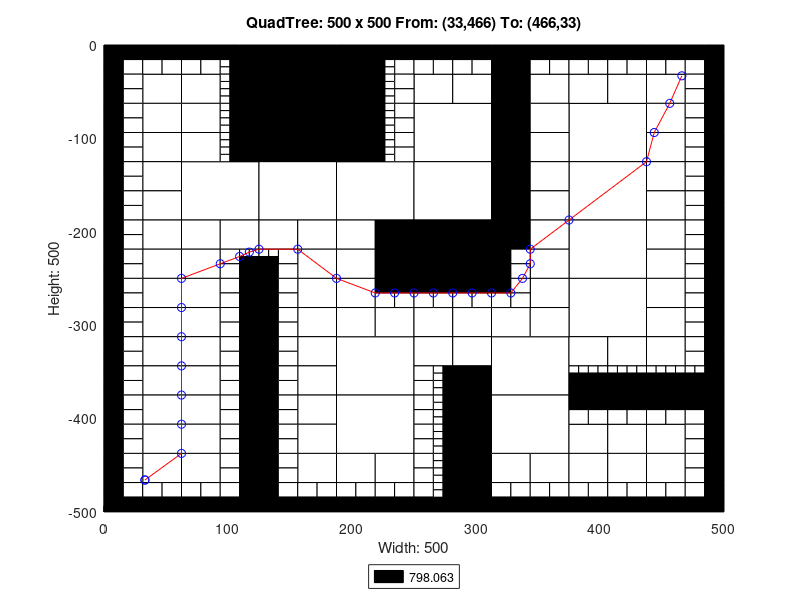

The MATLAB script that drew this image:
axis([0 500 -500 0]);
title('QuadTree: 500 x 500 From: (33,466) To: (466,33)');
xlabel('Width: 500');
ylabel('Height: 500');
rectangle('Position',[125 -62.5 62.5 62.5], 'FaceColor',[0 0 0]);
rectangle('Position',[125 -125 62.5 62.5], 'FaceColor',[0 0 0]);
rectangle('Position',[62.5 -187.5 62.5 62.5], 'FaceColor',[1 1 1]);
rectangle('Position',[125 -187.5 62.5 62.5], 'FaceColor',[1 1 1]);
rectangle('Position',[187.5 -187.5 62.5 62.5], 'FaceColor',[1 1 1]);
rectangle('Position',[250 -125 62.5 62.5], 'FaceColor',[1 1 1]);
rectangle('Position',[375 -125 62.5 62.5], 'FaceColor',[1 1 1]);
rectangle('Position',[250 -187.5 62.5 62.5], 'FaceColor',[1 1 1]);
rectangle('Position',[250 -250 62.5 62.5], 'FaceColor',[0 0 0]);
rectangle('Position',[375 -187.5 62.5 62.5], 'FaceColor',[1 1 1]);
rectangle('Position',[375 -250 62.5 62.5], 'FaceColor',[1 1 1]);
rectangle('Position',[187.5 -375 62.5 62.5], 'FaceColor',[1 1 1]);
rectangle('Position',[187.5 -437.5 62.5 62.5], 'FaceColor',[1 1 1]);
rectangle('Position',[312.5 -375 62.5 62.5], 'FaceColor',[1 1 1]);
rectangle('Position',[375 -312.5 62.5 62.5], 'FaceColor',[1 1 1]);
rectangle('Position',[312.5 -437.5 62.5 62.5], 'FaceColor',[1 1 1]);
rectangle('Position',[31.25 -62.5 31.25 31.25], 'FaceColor',[1 1 1]);
rectangle('Position',[62.5 -62.5 31.25 31.25], 'FaceColor',[1 1 1]);
rectangle('Position',[31.25 -93.75 31.25 31.25], 'FaceColor',[1 1 1]);
rectangle('Position',[31.25 -125 31.25 31.25], 'FaceColor',[1 1 1]);
rectangle('Position',[62.5 -93.75 31.25 31.25], 'FaceColor',[1 1 1]);
rectangle('Position',[62.5 -125 31.25 31.25], 'FaceColor',[1 1 1]);
rectangle('Position',[187.5 -31.25 31.25 31.25], 'FaceColor',[0 0 0]);
rectangle('Position',[187.5 -62.5 31.25 31.25], 'FaceColor',[0 0 0]);
rectangle('Position',[187.5 -93.75 31.25 31.25], 'FaceColor',[0 0 0]);
rectangle('Position',[187.5 -125 31.25 31.25], 'FaceColor',[0 0 0]);
rectangle('Position',[31.25 -156.25 31.25 31.25], 'FaceColor',[1 1 1]);
rectangle('Position',[31.25 -187.5 31.25 31.25], 'FaceColor',[1 1 1]);
rectangle('Position',[31.25 -218.75 31.25 31.25], 'FaceColor',[1 1 1]);
rectangle('Position',[31.25 -250 31.25 31.25], 'FaceColor',[1 1 1]);
rectangle('Position',[62.5 -218.75 31.25 31.25], 'FaceColor',[1 1 1]);
rectangle('Position',[93.75 -218.75 31.25 31.25], 'FaceColor',[1 1 1]);
rectangle('Position',[62.5 -250 31.25 31.25], 'FaceColor',[1 1 1]);
rectangle('Position',[125 -218.75 31.25 31.25], 'FaceColor',[1 1 1]);
rectangle('Position',[156.25 -218.75 31.25 31.25], 'FaceColor',[1 1 1]);
rectangle('Position',[156.25 -250 31.25 31.25], 'FaceColor',[1 1 1]);
rectangle('Position',[187.5 -218.75 31.25 31.25], 'FaceColor',[1 1 1]);
rectangle('Position',[218.75 -218.75 31.25 31.25], 'FaceColor',[0 0 0]);
rectangle('Position',[187.5 -250 31.25 31.25], 'FaceColor',[1 1 1]);
rectangle('Position',[218.75 -250 31.25 31.25], 'FaceColor',[0 0 0]);
rectangle('Position',[250 -62.5 31.25 31.25], 'FaceColor',[1 1 1]);
rectangle('Position',[281.25 -62.5 31.25 31.25], 'FaceColor',[1 1 1]);
rectangle('Position',[312.5 -31.25 31.25 31.25], 'FaceColor',[0 0 0]);
rectangle('Position',[312.5 -62.5 31.25 31.25], 'FaceColor',[0 0 0]);
rectangle('Position',[343.75 -62.5 31.25 31.25], 'FaceColor',[1 1 1]);
rectangle('Position',[312.5 -93.75 31.25 31.25], 'FaceColor',[0 0 0]);
rectangle('Position',[343.75 -93.75 31.25 31.25], 'FaceColor',[1 1 1]);
rectangle('Position',[312.5 -125 31.25 31.25], 'FaceColor',[0 0 0]);
rectangle('Position',[343.75 -125 31.25 31.25], 'FaceColor',[1 1 1]);
rectangle('Position',[375 -62.5 31.25 31.25], 'FaceColor',[1 1 1]);
rectangle('Position',[406.25 -62.5 31.25 31.25], 'FaceColor',[1 1 1]);
rectangle('Position',[437.5 -62.5 31.25 31.25], 'FaceColor',[1 1 1]);
rectangle('Position',[437.5 -93.75 31.25 31.25], 'FaceColor',[1 1 1]);
rectangle('Position',[437.5 -125 31.25 31.25], 'FaceColor',[1 1 1]);
rectangle('Position',[312.5 -156.25 31.25 31.25], 'FaceColor',[0 0 0]);
rectangle('Position',[343.75 -156.25 31.25 31.25], 'FaceColor',[1 1 1]);
rectangle('Position',[312.5 -187.5 31.25 31.25], 'FaceColor',[0 0 0]);
rectangle('Position',[343.75 -187.5 31.25 31.25], 'FaceColor',[1 1 1]);
rectangle('Position',[312.5 -218.75 31.25 31.25], 'FaceColor',[0 0 0]);
rectangle('Position',[343.75 -218.75 31.25 31.25], 'FaceColor',[1 1 1]);
rectangle('Position',[343.75 -250 31.25 31.25], 'FaceColor',[1 1 1]);
rectangle('Position',[437.5 -156.25 31.25 31.25], 'FaceColor',[1 1 1]);
rectangle('Position',[437.5 -187.5 31.25 31.25], 'FaceColor',[1 1 1]);
rectangle('Position',[437.5 -218.75 31.25 31.25], 'FaceColor',[1 1 1]);
rectangle('Position',[437.5 -250 31.25 31.25], 'FaceColor',[1 1 1]);
rectangle('Position',[31.25 -281.25 31.25 31.25], 'FaceColor',[1 1 1]);
rectangle('Position',[31.25 -312.5 31.25 31.25], 'FaceColor',[1 1 1]);
rectangle('Position',[62.5 -281.25 31.25 31.25], 'FaceColor',[1 1 1]);
rectangle('Position',[62.5 -312.5 31.25 31.25], 'FaceColor',[1 1 1]);
rectangle('Position',[31.25 -343.75 31.25 31.25], 'FaceColor',[1 1 1]);
rectangle('Position',[31.25 -375 31.25 31.25], 'FaceColor',[1 1 1]);
rectangle('Position',[62.5 -343.75 31.25 31.25], 'FaceColor',[1 1 1]);
rectangle('Position',[62.5 -375 31.25 31.25], 'FaceColor',[1 1 1]);
rectangle('Position',[156.25 -281.25 31.25 31.25], 'FaceColor',[1 1 1]);
rectangle('Position',[156.25 -312.5 31.25 31.25], 'FaceColor',[1 1 1]);
rectangle('Position',[187.5 -281.25 31.25 31.25], 'FaceColor',[1 1 1]);
rectangle('Position',[187.5 -312.5 31.25 31.25], 'FaceColor',[1 1 1]);
rectangle('Position',[218.75 -312.5 31.25 31.25], 'FaceColor',[1 1 1]);
rectangle('Position',[156.25 -343.75 31.25 31.25], 'FaceColor',[1 1 1]);
rectangle('Position',[156.25 -375 31.25 31.25], 'FaceColor',[1 1 1]);
rectangle('Position',[31.25 -406.25 31.25 31.25], 'FaceColor',[1 1 1]);
rectangle('Position',[31.25 -437.5 31.25 31.25], 'FaceColor',[1 1 1]);
rectangle('Position',[62.5 -406.25 31.25 31.25], 'FaceColor',[1 1 1]);
rectangle('Position',[62.5 -437.5 31.25 31.25], 'FaceColor',[1 1 1]);
rectangle('Position',[31.25 -468.75 31.25 31.25], 'FaceColor',[1 1 1]);
rectangle('Position',[62.5 -468.75 31.25 31.25], 'FaceColor',[1 1 1]);
rectangle('Position',[156.25 -406.25 31.25 31.25], 'FaceColor',[1 1 1]);
rectangle('Position',[156.25 -437.5 31.25 31.25], 'FaceColor',[1 1 1]);
rectangle('Position',[156.25 -468.75 31.25 31.25], 'FaceColor',[1 1 1]);
rectangle('Position',[187.5 -468.75 31.25 31.25], 'FaceColor',[1 1 1]);
rectangle('Position',[218.75 -468.75 31.25 31.25], 'FaceColor',[1 1 1]);
rectangle('Position',[250 -312.5 31.25 31.25], 'FaceColor',[1 1 1]);
rectangle('Position',[281.25 -312.5 31.25 31.25], 'FaceColor',[1 1 1]);
rectangle('Position',[343.75 -281.25 31.25 31.25], 'FaceColor',[1 1 1]);
rectangle('Position',[312.5 -312.5 31.25 31.25], 'FaceColor',[1 1 1]);
rectangle('Position',[343.75 -312.5 31.25 31.25], 'FaceColor',[1 1 1]);
rectangle('Position',[250 -343.75 31.25 31.25], 'FaceColor',[1 1 1]);
rectangle('Position',[281.25 -343.75 31.25 31.25], 'FaceColor',[1 1 1]);
rectangle('Position',[281.25 -375 31.25 31.25], 'FaceColor',[0 0 0]);
rectangle('Position',[437.5 -281.25 31.25 31.25], 'FaceColor',[1 1 1]);
rectangle('Position',[437.5 -312.5 31.25 31.25], 'FaceColor',[1 1 1]);
rectangle('Position',[375 -343.75 31.25 31.25], 'FaceColor',[1 1 1]);
rectangle('Position',[406.25 -343.75 31.25 31.25], 'FaceColor',[1 1 1]);
rectangle('Position',[437.5 -343.75 31.25 31.25], 'FaceColor',[1 1 1]);
rectangle('Position',[281.25 -406.25 31.25 31.25], 'FaceColor',[0 0 0]);
rectangle('Position',[281.25 -437.5 31.25 31.25], 'FaceColor',[0 0 0]);
rectangle('Position',[281.25 -468.75 31.25 31.25], 'FaceColor',[0 0 0]);
rectangle('Position',[281.25 -500 31.25 31.25], 'FaceColor',[0 0 0]);
rectangle('Position',[312.5 -468.75 31.25 31.25], 'FaceColor',[1 1 1]);
rectangle('Position',[343.75 -468.75 31.25 31.25], 'FaceColor',[1 1 1]);
rectangle('Position',[375 -437.5 31.25 31.25], 'FaceColor',[1 1 1]);
rectangle('Position',[406.25 -437.5 31.25 31.25], 'FaceColor',[1 1 1]);
rectangle('Position',[437.5 -437.5 31.25 31.25], 'FaceColor',[1 1 1]);
rectangle('Position',[375 -468.75 31.25 31.25], 'FaceColor',[1 1 1]);
rectangle('Position',[406.25 -468.75 31.25 31.25], 'FaceColor',[1 1 1]);
rectangle('Position',[437.5 -468.75 31.25 31.25], 'FaceColor',[1 1 1]);
rectangle('Position',[0 -15.625 15.625 15.625], 'FaceColor',[0 0 0]);
rectangle('Position',[15.625 -15.625 15.625 15.625], 'FaceColor',[0 0 0]);
rectangle('Position',[0 -31.25 15.625 15.625], 'FaceColor',[0 0 0]);
rectangle('Position',[15.625 -31.25 15.625 15.625], 'FaceColor',[1 1 1]);
rectangle('Position',[31.25 -15.625 15.625 15.625], 'FaceColor',[0 0 0]);
rectangle('Position',[46.875 -15.625 15.625 15.625], 'FaceColor',[0 0 0]);
rectangle('Position',[31.25 -31.25 15.625 15.625], 'FaceColor',[1 1 1]);
rectangle('Position',[46.875 -31.25 15.625 15.625], 'FaceColor',[1 1 1]);
rectangle('Position',[0 -46.875 15.625 15.625], 'FaceColor',[0 0 0]);
rectangle('Position',[15.625 -46.875 15.625 15.625], 'FaceColor',[1 1 1]);
rectangle('Position',[0 -62.5 15.625 15.625], 'FaceColor',[0 0 0]);
rectangle('Position',[15.625 -62.5 15.625 15.625], 'FaceColor',[1 1 1]);
rectangle('Position',[62.5 -15.625 15.625 15.625], 'FaceColor',[0 0 0]);
rectangle('Position',[78.125 -15.625 15.625 15.625], 'FaceColor',[0 0 0]);
rectangle('Position',[62.5 -31.25 15.625 15.625], 'FaceColor',[1 1 1]);
rectangle('Position',[78.125 -31.25 15.625 15.625], 'FaceColor',[1 1 1]);
rectangle('Position',[93.75 -15.625 15.625 15.625], 'FaceColor',[0 0 0]);
rectangle('Position',[109.375 -15.625 15.625 15.625], 'FaceColor',[0 0 0]);
rectangle('Position',[109.375 -31.25 15.625 15.625], 'FaceColor',[0 0 0]);
rectangle('Position',[109.375 -46.875 15.625 15.625], 'FaceColor',[0 0 0]);
rectangle('Position',[109.375 -62.5 15.625 15.625], 'FaceColor',[0 0 0]);
rectangle('Position',[0 -78.125 15.625 15.625], 'FaceColor',[0 0 0]);
rectangle('Position',[15.625 -78.125 15.625 15.625], 'FaceColor',[1 1 1]);
rectangle('Position',[0 -93.75 15.625 15.625], 'FaceColor',[0 0 0]);
rectangle('Position',[15.625 -93.75 15.625 15.625], 'FaceColor',[1 1 1]);
rectangle('Position',[0 -109.375 15.625 15.625], 'FaceColor',[0 0 0]);
rectangle('Position',[15.625 -109.375 15.625 15.625], 'FaceColor',[1 1 1]);
rectangle('Position',[0 -125 15.625 15.625], 'FaceColor',[0 0 0]);
rectangle('Position',[15.625 -125 15.625 15.625], 'FaceColor',[1 1 1]);
rectangle('Position',[109.375 -78.125 15.625 15.625], 'FaceColor',[0 0 0]);
rectangle('Position',[109.375 -93.75 15.625 15.625], 'FaceColor',[0 0 0]);
rectangle('Position',[109.375 -109.375 15.625 15.625], 'FaceColor',[0 0 0]);
rectangle('Position',[109.375 -125 15.625 15.625], 'FaceColor',[0 0 0]);
rectangle('Position',[218.75 -15.625 15.625 15.625], 'FaceColor',[0 0 0]);
rectangle('Position',[234.375 -15.625 15.625 15.625], 'FaceColor',[0 0 0]);
rectangle('Position',[234.375 -31.25 15.625 15.625], 'FaceColor',[1 1 1]);
rectangle('Position',[234.375 -46.875 15.625 15.625], 'FaceColor',[1 1 1]);
rectangle('Position',[234.375 -62.5 15.625 15.625], 'FaceColor',[1 1 1]);
rectangle('Position',[234.375 -78.125 15.625 15.625], 'FaceColor',[1 1 1]);
rectangle('Position',[234.375 -93.75 15.625 15.625], 'FaceColor',[1 1 1]);
rectangle('Position',[234.375 -109.375 15.625 15.625], 'FaceColor',[1 1 1]);
rectangle('Position',[234.375 -125 15.625 15.625], 'FaceColor',[1 1 1]);
rectangle('Position',[0 -140.625 15.625 15.625], 'FaceColor',[0 0 0]);
rectangle('Position',[15.625 -140.625 15.625 15.625], 'FaceColor',[1 1 1]);
rectangle('Position',[0 -156.25 15.625 15.625], 'FaceColor',[0 0 0]);
rectangle('Position',[15.625 -156.25 15.625 15.625], 'FaceColor',[1 1 1]);
rectangle('Position',[0 -171.875 15.625 15.625], 'FaceColor',[0 0 0]);
rectangle('Position',[15.625 -171.875 15.625 15.625], 'FaceColor',[1 1 1]);
rectangle('Position',[0 -187.5 15.625 15.625], 'FaceColor',[0 0 0]);
rectangle('Position',[15.625 -187.5 15.625 15.625], 'FaceColor',[1 1 1]);
rectangle('Position',[0 -203.125 15.625 15.625], 'FaceColor',[0 0 0]);
rectangle('Position',[15.625 -203.125 15.625 15.625], 'FaceColor',[1 1 1]);
rectangle('Position',[0 -218.75 15.625 15.625], 'FaceColor',[0 0 0]);
rectangle('Position',[15.625 -218.75 15.625 15.625], 'FaceColor',[1 1 1]);
rectangle('Position',[0 -234.375 15.625 15.625], 'FaceColor',[0 0 0]);
rectangle('Position',[15.625 -234.375 15.625 15.625], 'FaceColor',[1 1 1]);
rectangle('Position',[0 -250 15.625 15.625], 'FaceColor',[0 0 0]);
rectangle('Position',[15.625 -250 15.625 15.625], 'FaceColor',[1 1 1]);
rectangle('Position',[93.75 -234.375 15.625 15.625], 'FaceColor',[1 1 1]);
rectangle('Position',[93.75 -250 15.625 15.625], 'FaceColor',[1 1 1]);
rectangle('Position',[109.375 -250 15.625 15.625], 'FaceColor',[0 0 0]);
rectangle('Position',[140.625 -234.375 15.625 15.625], 'FaceColor',[1 1 1]);
rectangle('Position',[125 -250 15.625 15.625], 'FaceColor',[0 0 0]);
rectangle('Position',[140.625 -250 15.625 15.625], 'FaceColor',[1 1 1]);
rectangle('Position',[250 -15.625 15.625 15.625], 'FaceColor',[0 0 0]);
rectangle('Position',[265.625 -15.625 15.625 15.625], 'FaceColor',[0 0 0]);
rectangle('Position',[250 -31.25 15.625 15.625], 'FaceColor',[1 1 1]);
rectangle('Position',[265.625 -31.25 15.625 15.625], 'FaceColor',[1 1 1]);
rectangle('Position',[281.25 -15.625 15.625 15.625], 'FaceColor',[0 0 0]);
rectangle('Position',[296.875 -15.625 15.625 15.625], 'FaceColor',[0 0 0]);
rectangle('Position',[281.25 -31.25 15.625 15.625], 'FaceColor',[1 1 1]);
rectangle('Position',[296.875 -31.25 15.625 15.625], 'FaceColor',[1 1 1]);
rectangle('Position',[343.75 -15.625 15.625 15.625], 'FaceColor',[0 0 0]);
rectangle('Position',[359.375 -15.625 15.625 15.625], 'FaceColor',[0 0 0]);
rectangle('Position',[343.75 -31.25 15.625 15.625], 'FaceColor',[1 1 1]);
rectangle('Position',[359.375 -31.25 15.625 15.625], 'FaceColor',[1 1 1]);
rectangle('Position',[375 -15.625 15.625 15.625], 'FaceColor',[0 0 0]);
rectangle('Position',[390.625 -15.625 15.625 15.625], 'FaceColor',[0 0 0]);
rectangle('Position',[375 -31.25 15.625 15.625], 'FaceColor',[1 1 1]);
rectangle('Position',[390.625 -31.25 15.625 15.625], 'FaceColor',[1 1 1]);
rectangle('Position',[406.25 -15.625 15.625 15.625], 'FaceColor',[0 0 0]);
rectangle('Position',[421.875 -15.625 15.625 15.625], 'FaceColor',[0 0 0]);
rectangle('Position',[406.25 -31.25 15.625 15.625], 'FaceColor',[1 1 1]);
rectangle('Position',[421.875 -31.25 15.625 15.625], 'FaceColor',[1 1 1]);
rectangle('Position',[437.5 -15.625 15.625 15.625], 'FaceColor',[0 0 0]);
rectangle('Position',[453.125 -15.625 15.625 15.625], 'FaceColor',[0 0 0]);
rectangle('Position',[437.5 -31.25 15.625 15.625], 'FaceColor',[1 1 1]);
rectangle('Position',[453.125 -31.25 15.625 15.625], 'FaceColor',[1 1 1]);
rectangle('Position',[468.75 -15.625 15.625 15.625], 'FaceColor',[0 0 0]);
rectangle('Position',[484.375 -15.625 15.625 15.625], 'FaceColor',[0 0 0]);
rectangle('Position',[468.75 -31.25 15.625 15.625], 'FaceColor',[1 1 1]);
rectangle('Position',[484.375 -31.25 15.625 15.625], 'FaceColor',[0 0 0]);
rectangle('Position',[468.75 -46.875 15.625 15.625], 'FaceColor',[1 1 1]);
rectangle('Position',[484.375 -46.875 15.625 15.625], 'FaceColor',[0 0 0]);
rectangle('Position',[468.75 -62.5 15.625 15.625], 'FaceColor',[1 1 1]);
rectangle('Position',[484.375 -62.5 15.625 15.625], 'FaceColor',[0 0 0]);
rectangle('Position',[468.75 -78.125 15.625 15.625], 'FaceColor',[1 1 1]);
rectangle('Position',[484.375 -78.125 15.625 15.625], 'FaceColor',[0 0 0]);
rectangle('Position',[468.75 -93.75 15.625 15.625], 'FaceColor',[1 1 1]);
rectangle('Position',[484.375 -93.75 15.625 15.625], 'FaceColor',[0 0 0]);
rectangle('Position',[468.75 -109.375 15.625 15.625], 'FaceColor',[1 1 1]);
rectangle('Position',[484.375 -109.375 15.625 15.625], 'FaceColor',[0 0 0]);
rectangle('Position',[468.75 -125 15.625 15.625], 'FaceColor',[1 1 1]);
rectangle('Position',[484.375 -125 15.625 15.625], 'FaceColor',[0 0 0]);
rectangle('Position',[312.5 -234.375 15.625 15.625], 'FaceColor',[0 0 0]);
rectangle('Position',[328.125 -234.375 15.625 15.625], 'FaceColor',[1 1 1]);
rectangle('Position',[312.5 -250 15.625 15.625], 'FaceColor',[0 0 0]);
rectangle('Position',[328.125 -250 15.625 15.625], 'FaceColor',[1 1 1]);
rectangle('Position',[468.75 -140.625 15.625 15.625], 'FaceColor',[1 1 1]);
rectangle('Position',[484.375 -140.625 15.625 15.625], 'FaceColor',[0 0 0]);
rectangle('Position',[468.75 -156.25 15.625 15.625], 'FaceColor',[1 1 1]);
rectangle('Position',[484.375 -156.25 15.625 15.625], 'FaceColor',[0 0 0]);
rectangle('Position',[468.75 -171.875 15.625 15.625], 'FaceColor',[1 1 1]);
rectangle('Position',[484.375 -171.875 15.625 15.625], 'FaceColor',[0 0 0]);
rectangle('Position',[468.75 -187.5 15.625 15.625], 'FaceColor',[1 1 1]);
rectangle('Position',[484.375 -187.5 15.625 15.625], 'FaceColor',[0 0 0]);
rectangle('Position',[468.75 -203.125 15.625 15.625], 'FaceColor',[1 1 1]);
rectangle('Position',[484.375 -203.125 15.625 15.625], 'FaceColor',[0 0 0]);
rectangle('Position',[468.75 -218.75 15.625 15.625], 'FaceColor',[1 1 1]);
rectangle('Position',[484.375 -218.75 15.625 15.625], 'FaceColor',[0 0 0]);
rectangle('Position',[468.75 -234.375 15.625 15.625], 'FaceColor',[1 1 1]);
rectangle('Position',[484.375 -234.375 15.625 15.625], 'FaceColor',[0 0 0]);
rectangle('Position',[468.75 -250 15.625 15.625], 'FaceColor',[1 1 1]);
rectangle('Position',[484.375 -250 15.625 15.625], 'FaceColor',[0 0 0]);
rectangle('Position',[0 -265.625 15.625 15.625], 'FaceColor',[0 0 0]);
rectangle('Position',[15.625 -265.625 15.625 15.625], 'FaceColor',[1 1 1]);
rectangle('Position',[0 -281.25 15.625 15.625], 'FaceColor',[0 0 0]);
rectangle('Position',[15.625 -281.25 15.625 15.625], 'FaceColor',[1 1 1]);
rectangle('Position',[0 -296.875 15.625 15.625], 'FaceColor',[0 0 0]);
rectangle('Position',[15.625 -296.875 15.625 15.625], 'FaceColor',[1 1 1]);
rectangle('Position',[0 -312.5 15.625 15.625], 'FaceColor',[0 0 0]);
rectangle('Position',[15.625 -312.5 15.625 15.625], 'FaceColor',[1 1 1]);
rectangle('Position',[93.75 -265.625 15.625 15.625], 'FaceColor',[1 1 1]);
rectangle('Position',[109.375 -265.625 15.625 15.625], 'FaceColor',[0 0 0]);
rectangle('Position',[93.75 -281.25 15.625 15.625], 'FaceColor',[1 1 1]);
rectangle('Position',[109.375 -281.25 15.625 15.625], 'FaceColor',[0 0 0]);
rectangle('Position',[93.75 -296.875 15.625 15.625], 'FaceColor',[1 1 1]);
rectangle('Position',[109.375 -296.875 15.625 15.625], 'FaceColor',[0 0 0]);
rectangle('Position',[93.75 -312.5 15.625 15.625], 'FaceColor',[1 1 1]);
rectangle('Position',[109.375 -312.5 15.625 15.625], 'FaceColor',[0 0 0]);
rectangle('Position',[0 -328.125 15.625 15.625], 'FaceColor',[0 0 0]);
rectangle('Position',[15.625 -328.125 15.625 15.625], 'FaceColor',[1 1 1]);
rectangle('Position',[0 -343.75 15.625 15.625], 'FaceColor',[0 0 0]);
rectangle('Position',[15.625 -343.75 15.625 15.625], 'FaceColor',[1 1 1]);
rectangle('Position',[0 -359.375 15.625 15.625], 'FaceColor',[0 0 0]);
rectangle('Position',[15.625 -359.375 15.625 15.625], 'FaceColor',[1 1 1]);
rectangle('Position',[0 -375 15.625 15.625], 'FaceColor',[0 0 0]);
rectangle('Position',[15.625 -375 15.625 15.625], 'FaceColor',[1 1 1]);
rectangle('Position',[93.75 -328.125 15.625 15.625], 'FaceColor',[1 1 1]);
rectangle('Position',[109.375 -328.125 15.625 15.625], 'FaceColor',[0 0 0]);
rectangle('Position',[93.75 -343.75 15.625 15.625], 'FaceColor',[1 1 1]);
rectangle('Position',[109.375 -343.75 15.625 15.625], 'FaceColor',[0 0 0]);
rectangle('Position',[93.75 -359.375 15.625 15.625], 'FaceColor',[1 1 1]);
rectangle('Position',[109.375 -359.375 15.625 15.625], 'FaceColor',[0 0 0]);
rectangle('Position',[93.75 -375 15.625 15.625], 'FaceColor',[1 1 1]);
rectangle('Position',[109.375 -375 15.625 15.625], 'FaceColor',[0 0 0]);
rectangle('Position',[125 -265.625 15.625 15.625], 'FaceColor',[0 0 0]);
rectangle('Position',[140.625 -265.625 15.625 15.625], 'FaceColor',[1 1 1]);
rectangle('Position',[125 -281.25 15.625 15.625], 'FaceColor',[0 0 0]);
rectangle('Position',[140.625 -281.25 15.625 15.625], 'FaceColor',[1 1 1]);
rectangle('Position',[125 -296.875 15.625 15.625], 'FaceColor',[0 0 0]);
rectangle('Position',[140.625 -296.875 15.625 15.625], 'FaceColor',[1 1 1]);
rectangle('Position',[125 -312.5 15.625 15.625], 'FaceColor',[0 0 0]);
rectangle('Position',[140.625 -312.5 15.625 15.625], 'FaceColor',[1 1 1]);
rectangle('Position',[218.75 -265.625 15.625 15.625], 'FaceColor',[0 0 0]);
rectangle('Position',[234.375 -265.625 15.625 15.625], 'FaceColor',[0 0 0]);
rectangle('Position',[218.75 -281.25 15.625 15.625], 'FaceColor',[1 1 1]);
rectangle('Position',[234.375 -281.25 15.625 15.625], 'FaceColor',[1 1 1]);
rectangle('Position',[125 -328.125 15.625 15.625], 'FaceColor',[0 0 0]);
rectangle('Position',[140.625 -328.125 15.625 15.625], 'FaceColor',[1 1 1]);
rectangle('Position',[125 -343.75 15.625 15.625], 'FaceColor',[0 0 0]);
rectangle('Position',[140.625 -343.75 15.625 15.625], 'FaceColor',[1 1 1]);
rectangle('Position',[125 -359.375 15.625 15.625], 'FaceColor',[0 0 0]);
rectangle('Position',[140.625 -359.375 15.625 15.625], 'FaceColor',[1 1 1]);
rectangle('Position',[125 -375 15.625 15.625], 'FaceColor',[0 0 0]);
rectangle('Position',[140.625 -375 15.625 15.625], 'FaceColor',[1 1 1]);
rectangle('Position',[0 -390.625 15.625 15.625], 'FaceColor',[0 0 0]);
rectangle('Position',[15.625 -390.625 15.625 15.625], 'FaceColor',[1 1 1]);
rectangle('Position',[0 -406.25 15.625 15.625], 'FaceColor',[0 0 0]);
rectangle('Position',[15.625 -406.25 15.625 15.625], 'FaceColor',[1 1 1]);
rectangle('Position',[0 -421.875 15.625 15.625], 'FaceColor',[0 0 0]);
rectangle('Position',[15.625 -421.875 15.625 15.625], 'FaceColor',[1 1 1]);
rectangle('Position',[0 -437.5 15.625 15.625], 'FaceColor',[0 0 0]);
rectangle('Position',[15.625 -437.5 15.625 15.625], 'FaceColor',[1 1 1]);
rectangle('Position',[93.75 -390.625 15.625 15.625], 'FaceColor',[1 1 1]);
rectangle('Position',[109.375 -390.625 15.625 15.625], 'FaceColor',[0 0 0]);
rectangle('Position',[93.75 -406.25 15.625 15.625], 'FaceColor',[1 1 1]);
rectangle('Position',[109.375 -406.25 15.625 15.625], 'FaceColor',[0 0 0]);
rectangle('Position',[93.75 -421.875 15.625 15.625], 'FaceColor',[1 1 1]);
rectangle('Position',[109.375 -421.875 15.625 15.625], 'FaceColor',[0 0 0]);
rectangle('Position',[93.75 -437.5 15.625 15.625], 'FaceColor',[1 1 1]);
rectangle('Position',[109.375 -437.5 15.625 15.625], 'FaceColor',[0 0 0]);
rectangle('Position',[0 -453.125 15.625 15.625], 'FaceColor',[0 0 0]);
rectangle('Position',[15.625 -453.125 15.625 15.625], 'FaceColor',[1 1 1]);
rectangle('Position',[0 -468.75 15.625 15.625], 'FaceColor',[0 0 0]);
rectangle('Position',[15.625 -468.75 15.625 15.625], 'FaceColor',[1 1 1]);
rectangle('Position',[0 -484.375 15.625 15.625], 'FaceColor',[0 0 0]);
rectangle('Position',[15.625 -484.375 15.625 15.625], 'FaceColor',[1 1 1]);
rectangle('Position',[0 -500 15.625 15.625], 'FaceColor',[0 0 0]);
rectangle('Position',[15.625 -500 15.625 15.625], 'FaceColor',[0 0 0]);
rectangle('Position',[31.25 -484.375 15.625 15.625], 'FaceColor',[1 1 1]);
rectangle('Position',[46.875 -484.375 15.625 15.625], 'FaceColor',[1 1 1]);
rectangle('Position',[31.25 -500 15.625 15.625], 'FaceColor',[0 0 0]);
rectangle('Position',[46.875 -500 15.625 15.625], 'FaceColor',[0 0 0]);
rectangle('Position',[93.75 -453.125 15.625 15.625], 'FaceColor',[1 1 1]);
rectangle('Position',[109.375 -453.125 15.625 15.625], 'FaceColor',[0 0 0]);
rectangle('Position',[93.75 -468.75 15.625 15.625], 'FaceColor',[1 1 1]);
rectangle('Position',[109.375 -468.75 15.625 15.625], 'FaceColor',[0 0 0]);
rectangle('Position',[62.5 -484.375 15.625 15.625], 'FaceColor',[1 1 1]);
rectangle('Position',[78.125 -484.375 15.625 15.625], 'FaceColor',[1 1 1]);
rectangle('Position',[62.5 -500 15.625 15.625], 'FaceColor',[0 0 0]);
rectangle('Position',[78.125 -500 15.625 15.625], 'FaceColor',[0 0 0]);
rectangle('Position',[93.75 -484.375 15.625 15.625], 'FaceColor',[1 1 1]);
rectangle('Position',[109.375 -484.375 15.625 15.625], 'FaceColor',[0 0 0]);
rectangle('Position',[93.75 -500 15.625 15.625], 'FaceColor',[0 0 0]);
rectangle('Position',[109.375 -500 15.625 15.625], 'FaceColor',[0 0 0]);
rectangle('Position',[125 -390.625 15.625 15.625], 'FaceColor',[0 0 0]);
rectangle('Position',[140.625 -390.625 15.625 15.625], 'FaceColor',[1 1 1]);
rectangle('Position',[125 -406.25 15.625 15.625], 'FaceColor',[0 0 0]);
rectangle('Position',[140.625 -406.25 15.625 15.625], 'FaceColor',[1 1 1]);
rectangle('Position',[125 -421.875 15.625 15.625], 'FaceColor',[0 0 0]);
rectangle('Position',[140.625 -421.875 15.625 15.625], 'FaceColor',[1 1 1]);
rectangle('Position',[125 -437.5 15.625 15.625], 'FaceColor',[0 0 0]);
rectangle('Position',[140.625 -437.5 15.625 15.625], 'FaceColor',[1 1 1]);
rectangle('Position',[125 -453.125 15.625 15.625], 'FaceColor',[0 0 0]);
rectangle('Position',[140.625 -453.125 15.625 15.625], 'FaceColor',[1 1 1]);
rectangle('Position',[125 -468.75 15.625 15.625], 'FaceColor',[0 0 0]);
rectangle('Position',[140.625 -468.75 15.625 15.625], 'FaceColor',[1 1 1]);
rectangle('Position',[125 -484.375 15.625 15.625], 'FaceColor',[0 0 0]);
rectangle('Position',[140.625 -484.375 15.625 15.625], 'FaceColor',[1 1 1]);
rectangle('Position',[125 -500 15.625 15.625], 'FaceColor',[0 0 0]);
rectangle('Position',[140.625 -500 15.625 15.625], 'FaceColor',[0 0 0]);
rectangle('Position',[156.25 -484.375 15.625 15.625], 'FaceColor',[1 1 1]);
rectangle('Position',[171.875 -484.375 15.625 15.625], 'FaceColor',[1 1 1]);
rectangle('Position',[156.25 -500 15.625 15.625], 'FaceColor',[0 0 0]);
rectangle('Position',[171.875 -500 15.625 15.625], 'FaceColor',[0 0 0]);
rectangle('Position',[187.5 -484.375 15.625 15.625], 'FaceColor',[1 1 1]);
rectangle('Position',[203.125 -484.375 15.625 15.625], 'FaceColor',[1 1 1]);
rectangle('Position',[187.5 -500 15.625 15.625], 'FaceColor',[0 0 0]);
rectangle('Position',[203.125 -500 15.625 15.625], 'FaceColor',[0 0 0]);
rectangle('Position',[218.75 -484.375 15.625 15.625], 'FaceColor',[1 1 1]);
rectangle('Position',[234.375 -484.375 15.625 15.625], 'FaceColor',[1 1 1]);
rectangle('Position',[218.75 -500 15.625 15.625], 'FaceColor',[0 0 0]);
rectangle('Position',[234.375 -500 15.625 15.625], 'FaceColor',[0 0 0]);
rectangle('Position',[250 -265.625 15.625 15.625], 'FaceColor',[0 0 0]);
rectangle('Position',[265.625 -265.625 15.625 15.625], 'FaceColor',[0 0 0]);
rectangle('Position',[250 -281.25 15.625 15.625], 'FaceColor',[1 1 1]);
rectangle('Position',[265.625 -281.25 15.625 15.625], 'FaceColor',[1 1 1]);
rectangle('Position',[281.25 -265.625 15.625 15.625], 'FaceColor',[0 0 0]);
rectangle('Position',[296.875 -265.625 15.625 15.625], 'FaceColor',[0 0 0]);
rectangle('Position',[281.25 -281.25 15.625 15.625], 'FaceColor',[1 1 1]);
rectangle('Position',[296.875 -281.25 15.625 15.625], 'FaceColor',[1 1 1]);
rectangle('Position',[312.5 -265.625 15.625 15.625], 'FaceColor',[0 0 0]);
rectangle('Position',[328.125 -265.625 15.625 15.625], 'FaceColor',[1 1 1]);
rectangle('Position',[312.5 -281.25 15.625 15.625], 'FaceColor',[1 1 1]);
rectangle('Position',[328.125 -281.25 15.625 15.625], 'FaceColor',[1 1 1]);
rectangle('Position',[250 -359.375 15.625 15.625], 'FaceColor',[1 1 1]);
rectangle('Position',[250 -375 15.625 15.625], 'FaceColor',[1 1 1]);
rectangle('Position',[468.75 -265.625 15.625 15.625], 'FaceColor',[1 1 1]);
rectangle('Position',[484.375 -265.625 15.625 15.625], 'FaceColor',[0 0 0]);
rectangle('Position',[468.75 -281.25 15.625 15.625], 'FaceColor',[1 1 1]);
rectangle('Position',[484.375 -281.25 15.625 15.625], 'FaceColor',[0 0 0]);
rectangle('Position',[468.75 -296.875 15.625 15.625], 'FaceColor',[1 1 1]);
rectangle('Position',[484.375 -296.875 15.625 15.625], 'FaceColor',[0 0 0]);
rectangle('Position',[468.75 -312.5 15.625 15.625], 'FaceColor',[1 1 1]);
rectangle('Position',[484.375 -312.5 15.625 15.625], 'FaceColor',[0 0 0]);
rectangle('Position',[375 -375 15.625 15.625], 'FaceColor',[0 0 0]);
rectangle('Position',[390.625 -375 15.625 15.625], 'FaceColor',[0 0 0]);
rectangle('Position',[406.25 -375 15.625 15.625], 'FaceColor',[0 0 0]);
rectangle('Position',[421.875 -375 15.625 15.625], 'FaceColor',[0 0 0]);
rectangle('Position',[468.75 -328.125 15.625 15.625], 'FaceColor',[1 1 1]);
rectangle('Position',[484.375 -328.125 15.625 15.625], 'FaceColor',[0 0 0]);
rectangle('Position',[468.75 -343.75 15.625 15.625], 'FaceColor',[1 1 1]);
rectangle('Position',[484.375 -343.75 15.625 15.625], 'FaceColor',[0 0 0]);
rectangle('Position',[437.5 -375 15.625 15.625], 'FaceColor',[0 0 0]);
rectangle('Position',[453.125 -375 15.625 15.625], 'FaceColor',[0 0 0]);
rectangle('Position',[484.375 -359.375 15.625 15.625], 'FaceColor',[0 0 0]);
rectangle('Position',[468.75 -375 15.625 15.625], 'FaceColor',[0 0 0]);
rectangle('Position',[484.375 -375 15.625 15.625], 'FaceColor',[0 0 0]);
rectangle('Position',[250 -390.625 15.625 15.625], 'FaceColor',[1 1 1]);
rectangle('Position',[250 -406.25 15.625 15.625], 'FaceColor',[1 1 1]);
rectangle('Position',[250 -421.875 15.625 15.625], 'FaceColor',[1 1 1]);
rectangle('Position',[250 -437.5 15.625 15.625], 'FaceColor',[1 1 1]);
rectangle('Position',[250 -453.125 15.625 15.625], 'FaceColor',[1 1 1]);
rectangle('Position',[250 -468.75 15.625 15.625], 'FaceColor',[1 1 1]);
rectangle('Position',[250 -484.375 15.625 15.625], 'FaceColor',[1 1 1]);
rectangle('Position',[250 -500 15.625 15.625], 'FaceColor',[0 0 0]);
rectangle('Position',[265.625 -500 15.625 15.625], 'FaceColor',[0 0 0]);
rectangle('Position',[312.5 -484.375 15.625 15.625], 'FaceColor',[1 1 1]);
rectangle('Position',[328.125 -484.375 15.625 15.625], 'FaceColor',[1 1 1]);
rectangle('Position',[312.5 -500 15.625 15.625], 'FaceColor',[0 0 0]);
rectangle('Position',[328.125 -500 15.625 15.625], 'FaceColor',[0 0 0]);
rectangle('Position',[343.75 -484.375 15.625 15.625], 'FaceColor',[1 1 1]);
rectangle('Position',[359.375 -484.375 15.625 15.625], 'FaceColor',[1 1 1]);
rectangle('Position',[343.75 -500 15.625 15.625], 'FaceColor',[0 0 0]);
rectangle('Position',[359.375 -500 15.625 15.625], 'FaceColor',[0 0 0]);
rectangle('Position',[375 -390.625 15.625 15.625], 'FaceColor',[0 0 0]);
rectangle('Position',[390.625 -390.625 15.625 15.625], 'FaceColor',[0 0 0]);
rectangle('Position',[375 -406.25 15.625 15.625], 'FaceColor',[1 1 1]);
rectangle('Position',[390.625 -406.25 15.625 15.625], 'FaceColor',[1 1 1]);
rectangle('Position',[406.25 -390.625 15.625 15.625], 'FaceColor',[0 0 0]);
rectangle('Position',[421.875 -390.625 15.625 15.625], 'FaceColor',[0 0 0]);
rectangle('Position',[406.25 -406.25 15.625 15.625], 'FaceColor',[1 1 1]);
rectangle('Position',[421.875 -406.25 15.625 15.625], 'FaceColor',[1 1 1]);
rectangle('Position',[437.5 -390.625 15.625 15.625], 'FaceColor',[0 0 0]);
rectangle('Position',[453.125 -390.625 15.625 15.625], 'FaceColor',[0 0 0]);
rectangle('Position',[437.5 -406.25 15.625 15.625], 'FaceColor',[1 1 1]);
rectangle('Position',[453.125 -406.25 15.625 15.625], 'FaceColor',[1 1 1]);
rectangle('Position',[468.75 -390.625 15.625 15.625], 'FaceColor',[0 0 0]);
rectangle('Position',[484.375 -390.625 15.625 15.625], 'FaceColor',[0 0 0]);
rectangle('Position',[468.75 -406.25 15.625 15.625], 'FaceColor',[1 1 1]);
rectangle('Position',[484.375 -406.25 15.625 15.625], 'FaceColor',[0 0 0]);
rectangle('Position',[468.75 -421.875 15.625 15.625], 'FaceColor',[1 1 1]);
rectangle('Position',[484.375 -421.875 15.625 15.625], 'FaceColor',[0 0 0]);
rectangle('Position',[468.75 -437.5 15.625 15.625], 'FaceColor',[1 1 1]);
rectangle('Position',[484.375 -437.5 15.625 15.625], 'FaceColor',[0 0 0]);
rectangle('Position',[375 -484.375 15.625 15.625], 'FaceColor',[1 1 1]);
rectangle('Position',[390.625 -484.375 15.625 15.625], 'FaceColor',[1 1 1]);
rectangle('Position',[375 -500 15.625 15.625], 'FaceColor',[0 0 0]);
rectangle('Position',[390.625 -500 15.625 15.625], 'FaceColor',[0 0 0]);
rectangle('Position',[406.25 -484.375 15.625 15.625], 'FaceColor',[1 1 1]);
rectangle('Position',[421.875 -484.375 15.625 15.625], 'FaceColor',[1 1 1]);
rectangle('Position',[406.25 -500 15.625 15.625], 'FaceColor',[0 0 0]);
rectangle('Position',[421.875 -500 15.625 15.625], 'FaceColor',[0 0 0]);
rectangle('Position',[468.75 -453.125 15.625 15.625], 'FaceColor',[1 1 1]);
rectangle('Position',[484.375 -453.125 15.625 15.625], 'FaceColor',[0 0 0]);
rectangle('Position',[468.75 -468.75 15.625 15.625], 'FaceColor',[1 1 1]);
rectangle('Position',[484.375 -468.75 15.625 15.625], 'FaceColor',[0 0 0]);
rectangle('Position',[437.5 -484.375 15.625 15.625], 'FaceColor',[1 1 1]);
rectangle('Position',[453.125 -484.375 15.625 15.625], 'FaceColor',[1 1 1]);
rectangle('Position',[437.5 -500 15.625 15.625], 'FaceColor',[0 0 0]);
rectangle('Position',[453.125 -500 15.625 15.625], 'FaceColor',[0 0 0]);
rectangle('Position',[468.75 -484.375 15.625 15.625], 'FaceColor',[1 1 1]);
rectangle('Position',[484.375 -484.375 15.625 15.625], 'FaceColor',[0 0 0]);
rectangle('Position',[468.75 -500 15.625 15.625], 'FaceColor',[0 0 0]);
rectangle('Position',[484.375 -500 15.625 15.625], 'FaceColor',[0 0 0]);
rectangle('Position',[93.75 -23.4375 7.8125 7.8125], 'FaceColor',[1 1 1]);
rectangle('Position',[101.562 -23.4375 7.8125 7.8125], 'FaceColor',[0 0 0]);
rectangle('Position',[93.75 -31.25 7.8125 7.8125], 'FaceColor',[1 1 1]);
rectangle('Position',[101.562 -31.25 7.8125 7.8125], 'FaceColor',[0 0 0]);
rectangle('Position',[93.75 -39.0625 7.8125 7.8125], 'FaceColor',[1 1 1]);
rectangle('Position',[101.562 -39.0625 7.8125 7.8125], 'FaceColor',[0 0 0]);
rectangle('Position',[93.75 -46.875 7.8125 7.8125], 'FaceColor',[1 1 1]);
rectangle('Position',[101.562 -46.875 7.8125 7.8125], 'FaceColor',[0 0 0]);
rectangle('Position',[93.75 -54.6875 7.8125 7.8125], 'FaceColor',[1 1 1]);
rectangle('Position',[101.562 -54.6875 7.8125 7.8125], 'FaceColor',[0 0 0]);
rectangle('Position',[93.75 -62.5 7.8125 7.8125], 'FaceColor',[1 1 1]);
rectangle('Position',[101.562 -62.5 7.8125 7.8125], 'FaceColor',[0 0 0]);
rectangle('Position',[93.75 -70.3125 7.8125 7.8125], 'FaceColor',[1 1 1]);
rectangle('Position',[101.562 -70.3125 7.8125 7.8125], 'FaceColor',[0 0 0]);
rectangle('Position',[93.75 -78.125 7.8125 7.8125], 'FaceColor',[1 1 1]);
rectangle('Position',[101.562 -78.125 7.8125 7.8125], 'FaceColor',[0 0 0]);
rectangle('Position',[93.75 -85.9375 7.8125 7.8125], 'FaceColor',[1 1 1]);
rectangle('Position',[101.562 -85.9375 7.8125 7.8125], 'FaceColor',[0 0 0]);
rectangle('Position',[93.75 -93.75 7.8125 7.8125], 'FaceColor',[1 1 1]);
rectangle('Position',[101.562 -93.75 7.8125 7.8125], 'FaceColor',[0 0 0]);
rectangle('Position',[93.75 -101.562 7.8125 7.8125], 'FaceColor',[1 1 1]);
rectangle('Position',[101.562 -101.562 7.8125 7.8125], 'FaceColor',[0 0 0]);
rectangle('Position',[93.75 -109.375 7.8125 7.8125], 'FaceColor',[1 1 1]);
rectangle('Position',[101.562 -109.375 7.8125 7.8125], 'FaceColor',[0 0 0]);
rectangle('Position',[93.75 -117.188 7.8125 7.8125], 'FaceColor',[1 1 1]);
rectangle('Position',[101.562 -117.188 7.8125 7.8125], 'FaceColor',[0 0 0]);
rectangle('Position',[93.75 -125 7.8125 7.8125], 'FaceColor',[1 1 1]);
rectangle('Position',[101.562 -125 7.8125 7.8125], 'FaceColor',[0 0 0]);
rectangle('Position',[218.75 -23.4375 7.8125 7.8125], 'FaceColor',[0 0 0]);
rectangle('Position',[226.562 -23.4375 7.8125 7.8125], 'FaceColor',[1 1 1]);
rectangle('Position',[218.75 -31.25 7.8125 7.8125], 'FaceColor',[0 0 0]);
rectangle('Position',[226.562 -31.25 7.8125 7.8125], 'FaceColor',[1 1 1]);
rectangle('Position',[218.75 -39.0625 7.8125 7.8125], 'FaceColor',[0 0 0]);
rectangle('Position',[226.562 -39.0625 7.8125 7.8125], 'FaceColor',[1 1 1]);
rectangle('Position',[218.75 -46.875 7.8125 7.8125], 'FaceColor',[0 0 0]);
rectangle('Position',[226.562 -46.875 7.8125 7.8125], 'FaceColor',[1 1 1]);
rectangle('Position',[218.75 -54.6875 7.8125 7.8125], 'FaceColor',[0 0 0]);
rectangle('Position',[226.562 -54.6875 7.8125 7.8125], 'FaceColor',[1 1 1]);
rectangle('Position',[218.75 -62.5 7.8125 7.8125], 'FaceColor',[0 0 0]);
rectangle('Position',[226.562 -62.5 7.8125 7.8125], 'FaceColor',[1 1 1]);
rectangle('Position',[218.75 -70.3125 7.8125 7.8125], 'FaceColor',[0 0 0]);
rectangle('Position',[226.562 -70.3125 7.8125 7.8125], 'FaceColor',[1 1 1]);
rectangle('Position',[218.75 -78.125 7.8125 7.8125], 'FaceColor',[0 0 0]);
rectangle('Position',[226.562 -78.125 7.8125 7.8125], 'FaceColor',[1 1 1]);
rectangle('Position',[218.75 -85.9375 7.8125 7.8125], 'FaceColor',[0 0 0]);
rectangle('Position',[226.562 -85.9375 7.8125 7.8125], 'FaceColor',[1 1 1]);
rectangle('Position',[218.75 -93.75 7.8125 7.8125], 'FaceColor',[0 0 0]);
rectangle('Position',[226.562 -93.75 7.8125 7.8125], 'FaceColor',[1 1 1]);
rectangle('Position',[218.75 -101.562 7.8125 7.8125], 'FaceColor',[0 0 0]);
rectangle('Position',[226.562 -101.562 7.8125 7.8125], 'FaceColor',[1 1 1]);
rectangle('Position',[218.75 -109.375 7.8125 7.8125], 'FaceColor',[0 0 0]);
rectangle('Position',[226.562 -109.375 7.8125 7.8125], 'FaceColor',[1 1 1]);
rectangle('Position',[218.75 -117.188 7.8125 7.8125], 'FaceColor',[0 0 0]);
rectangle('Position',[226.562 -117.188 7.8125 7.8125], 'FaceColor',[1 1 1]);
rectangle('Position',[218.75 -125 7.8125 7.8125], 'FaceColor',[0 0 0]);
rectangle('Position',[226.562 -125 7.8125 7.8125], 'FaceColor',[1 1 1]);
rectangle('Position',[109.375 -226.562 7.8125 7.8125], 'FaceColor',[1 1 1]);
rectangle('Position',[117.188 -226.562 7.8125 7.8125], 'FaceColor',[1 1 1]);
rectangle('Position',[109.375 -234.375 7.8125 7.8125], 'FaceColor',[0 0 0]);
rectangle('Position',[117.188 -234.375 7.8125 7.8125], 'FaceColor',[0 0 0]);
rectangle('Position',[125 -226.562 7.8125 7.8125], 'FaceColor',[1 1 1]);
rectangle('Position',[132.812 -226.562 7.8125 7.8125], 'FaceColor',[1 1 1]);
rectangle('Position',[125 -234.375 7.8125 7.8125], 'FaceColor',[0 0 0]);
rectangle('Position',[132.812 -234.375 7.8125 7.8125], 'FaceColor',[0 0 0]);
rectangle('Position',[265.625 -351.562 7.8125 7.8125], 'FaceColor',[1 1 1]);
rectangle('Position',[273.438 -351.562 7.8125 7.8125], 'FaceColor',[0 0 0]);
rectangle('Position',[265.625 -359.375 7.8125 7.8125], 'FaceColor',[1 1 1]);
rectangle('Position',[273.438 -359.375 7.8125 7.8125], 'FaceColor',[0 0 0]);
rectangle('Position',[265.625 -367.188 7.8125 7.8125], 'FaceColor',[1 1 1]);
rectangle('Position',[273.438 -367.188 7.8125 7.8125], 'FaceColor',[0 0 0]);
rectangle('Position',[265.625 -375 7.8125 7.8125], 'FaceColor',[1 1 1]);
rectangle('Position',[273.438 -375 7.8125 7.8125], 'FaceColor',[0 0 0]);
rectangle('Position',[375 -351.562 7.8125 7.8125], 'FaceColor',[1 1 1]);
rectangle('Position',[382.812 -351.562 7.8125 7.8125], 'FaceColor',[1 1 1]);
rectangle('Position',[375 -359.375 7.8125 7.8125], 'FaceColor',[0 0 0]);
rectangle('Position',[382.812 -359.375 7.8125 7.8125], 'FaceColor',[0 0 0]);
rectangle('Position',[390.625 -351.562 7.8125 7.8125], 'FaceColor',[1 1 1]);
rectangle('Position',[398.438 -351.562 7.8125 7.8125], 'FaceColor',[1 1 1]);
rectangle('Position',[390.625 -359.375 7.8125 7.8125], 'FaceColor',[0 0 0]);
rectangle('Position',[398.438 -359.375 7.8125 7.8125], 'FaceColor',[0 0 0]);
rectangle('Position',[406.25 -351.562 7.8125 7.8125], 'FaceColor',[1 1 1]);
rectangle('Position',[414.062 -351.562 7.8125 7.8125], 'FaceColor',[1 1 1]);
rectangle('Position',[406.25 -359.375 7.8125 7.8125], 'FaceColor',[0 0 0]);
rectangle('Position',[414.062 -359.375 7.8125 7.8125], 'FaceColor',[0 0 0]);
rectangle('Position',[421.875 -351.562 7.8125 7.8125], 'FaceColor',[1 1 1]);
rectangle('Position',[429.688 -351.562 7.8125 7.8125], 'FaceColor',[1 1 1]);
rectangle('Position',[421.875 -359.375 7.8125 7.8125], 'FaceColor',[0 0 0]);
rectangle('Position',[429.688 -359.375 7.8125 7.8125], 'FaceColor',[0 0 0]);
rectangle('Position',[437.5 -351.562 7.8125 7.8125], 'FaceColor',[1 1 1]);
rectangle('Position',[445.312 -351.562 7.8125 7.8125], 'FaceColor',[1 1 1]);
rectangle('Position',[437.5 -359.375 7.8125 7.8125], 'FaceColor',[0 0 0]);
rectangle('Position',[445.312 -359.375 7.8125 7.8125], 'FaceColor',[0 0 0]);
rectangle('Position',[453.125 -351.562 7.8125 7.8125], 'FaceColor',[1 1 1]);
rectangle('Position',[460.938 -351.562 7.8125 7.8125], 'FaceColor',[1 1 1]);
rectangle('Position',[453.125 -359.375 7.8125 7.8125], 'FaceColor',[0 0 0]);
rectangle('Position',[460.938 -359.375 7.8125 7.8125], 'FaceColor',[0 0 0]);
rectangle('Position',[468.75 -351.562 7.8125 7.8125], 'FaceColor',[1 1 1]);
rectangle('Position',[476.562 -351.562 7.8125 7.8125], 'FaceColor',[1 1 1]);
rectangle('Position',[468.75 -359.375 7.8125 7.8125], 'FaceColor',[0 0 0]);
rectangle('Position',[476.562 -359.375 7.8125 7.8125], 'FaceColor',[0 0 0]);
rectangle('Position',[265.625 -382.812 7.8125 7.8125], 'FaceColor',[1 1 1]);
rectangle('Position',[273.438 -382.812 7.8125 7.8125], 'FaceColor',[0 0 0]);
rectangle('Position',[265.625 -390.625 7.8125 7.8125], 'FaceColor',[1 1 1]);
rectangle('Position',[273.438 -390.625 7.8125 7.8125], 'FaceColor',[0 0 0]);
rectangle('Position',[265.625 -398.438 7.8125 7.8125], 'FaceColor',[1 1 1]);
rectangle('Position',[273.438 -398.438 7.8125 7.8125], 'FaceColor',[0 0 0]);
rectangle('Position',[265.625 -406.25 7.8125 7.8125], 'FaceColor',[1 1 1]);
rectangle('Position',[273.438 -406.25 7.8125 7.8125], 'FaceColor',[0 0 0]);
rectangle('Position',[265.625 -414.062 7.8125 7.8125], 'FaceColor',[1 1 1]);
rectangle('Position',[273.438 -414.062 7.8125 7.8125], 'FaceColor',[0 0 0]);
rectangle('Position',[265.625 -421.875 7.8125 7.8125], 'FaceColor',[1 1 1]);
rectangle('Position',[273.438 -421.875 7.8125 7.8125], 'FaceColor',[0 0 0]);
rectangle('Position',[265.625 -429.688 7.8125 7.8125], 'FaceColor',[1 1 1]);
rectangle('Position',[273.438 -429.688 7.8125 7.8125], 'FaceColor',[0 0 0]);
rectangle('Position',[265.625 -437.5 7.8125 7.8125], 'FaceColor',[1 1 1]);
rectangle('Position',[273.438 -437.5 7.8125 7.8125], 'FaceColor',[0 0 0]);
rectangle('Position',[265.625 -445.312 7.8125 7.8125], 'FaceColor',[1 1 1]);
rectangle('Position',[273.438 -445.312 7.8125 7.8125], 'FaceColor',[0 0 0]);
rectangle('Position',[265.625 -453.125 7.8125 7.8125], 'FaceColor',[1 1 1]);
rectangle('Position',[273.438 -453.125 7.8125 7.8125], 'FaceColor',[0 0 0]);
rectangle('Position',[265.625 -460.938 7.8125 7.8125], 'FaceColor',[1 1 1]);
rectangle('Position',[273.438 -460.938 7.8125 7.8125], 'FaceColor',[0 0 0]);
rectangle('Position',[265.625 -468.75 7.8125 7.8125], 'FaceColor',[1 1 1]);
rectangle('Position',[273.438 -468.75 7.8125 7.8125], 'FaceColor',[0 0 0]);
rectangle('Position',[265.625 -476.562 7.8125 7.8125], 'FaceColor',[1 1 1]);
rectangle('Position',[273.438 -476.562 7.8125 7.8125], 'FaceColor',[0 0 0]);
rectangle('Position',[265.625 -484.375 7.8125 7.8125], 'FaceColor',[1 1 1]);
rectangle('Position',[273.438 -484.375 7.8125 7.8125], 'FaceColor',[0 0 0]);
X=[466,456.25,443.75,437.5,375,343.75,343.75,337.5,328.125,312.5,296.875,281.25,265.625,250,234.375,218.75,187.5,156.25,125,117.188,109.375,93.75,62.5,62.5,62.5,62.5,62.5,62.5,62.5,33,33];
Y=[-33,-62.5,-93.75,-125,-187.5,-218.75,-234.375,-250,-265.625,-265.625,-265.625,-265.625,-265.625,-265.625,-265.625,-265.625,-250,-218.75,-218.75,-221.875,-226.562,-234.375,-250,-281.25,-312.5,-343.75,-375,-406.25,-437.5,-466,-466];
hold on;
plot(X,Y,'r');
plot(X,Y,'bo');
legend('798.063','Location','southoutside');
